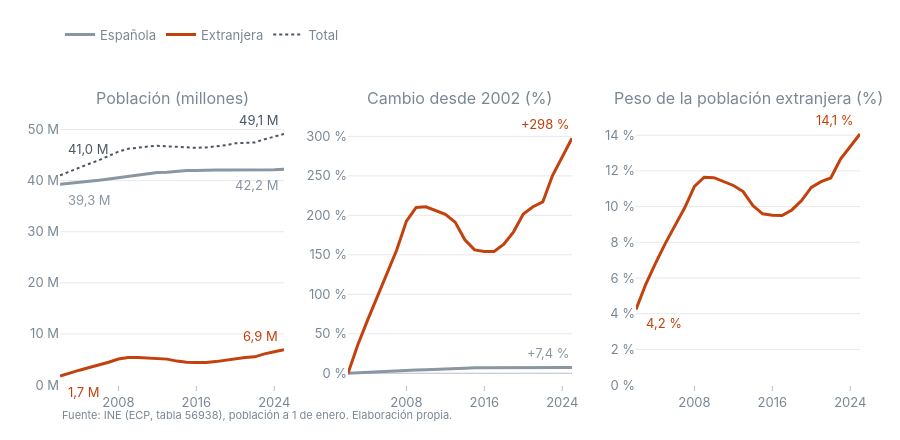

Notebook cell for this chart:
### Code cell
#| label: fig-peso-nac
#| fig-cap: "Izquierda: población española, extranjera y total (millones). Centro: cambio acumulado desde 2002 (%). Derecha: peso de la población extranjera sobre el total (%)"
fig_indice_peso(nac, "Española", "Extranjera", "la población extranjera").show()

### Figure 1 — Plotly figure (JSON) as saved in the notebook; plotly's stock layout.template omitted (floating-point values rounded to 4 significant figures)
{"data": [{"hovertemplate": "%{text}", "line": {"color": "#8a96a3", "width": 3}, "mode": "lines", "name": "Española", "text": ["39.297.299 personas", "39.465.808 personas", "39.646.666 personas", "39.866.131 personas", "40.079.053 personas", "40.335.225 personas", "40.582.643 personas", "40.852.612 personas", "41.084.042 personas", "41.354.734 personas", "41.582.186 personas", "41.648.066 personas", "41.819.392 personas", "41.971.737 personas", "41.999.550 personas", "42.079.740 personas", "42.067.748 personas", "42.068.189 personas", "42.076.772 personas", "41.998.096 personas", "41.977.681 personas", "41.995.741 personas", "42.117.413 personas", "42.216.326 personas"], "type": "scatter", "x": [2002, 2003, 2004, 2005, 2006, 2007, 2008, 2009, 2010, 2011, 2012, 2013, 2014, 2015, 2016, 2017, 2018, 2019, 2020, 2021, 2022, 2023, 2024, 2025], "xaxis": "x", "y": [39.3, 39.47, 39.65, 39.87, 40.08, 40.34, 40.58, 40.85, 41.08, 41.35, 41.58, 41.65, 41.82, 41.97, 42.0, 42.08, 42.07, 42.07, 42.08, 42.0, 41.98, 42.0, 42.12, 42.22], "yaxis": "y"}, {"hovertemplate": "%{text}", "line": {"color": "#8a96a3", "width": 3}, "mode": "lines", "name": "Española", "showlegend": false, "text": ["+0 % · 39.297.299 personas", "+0 % · 39.465.808 personas", "+1 % · 39.646.666 personas", "+1 % · 39.866.131 personas", "+2 % · 40.079.053 personas", "+3 % · 40.335.225 personas", "+3 % · 40.582.643 personas", "+4 % · 40.852.612 personas", "+5 % · 41.084.042 personas", "+5 % · 41.354.734 personas", "+6 % · 41.582.186 personas", "+6 % · 41.648.066 personas", "+6 % · 41.819.392 personas", "+7 % · 41.971.737 personas", "+7 % · 41.999.550 personas", "+7 % · 42.079.740 personas", "+7 % · 42.067.748 personas", "+7 % · 42.068.189 personas", "+7 % · 42.076.772 personas", "+7 % · 41.998.096 personas", "+7 % · 41.977.681 personas", "+7 % · 41.995.741 personas", "+7 % · 42.117.413 personas", "+7 % · 42.216.326 personas"], "type": "scatter", "x": [2002, 2003, 2004, 2005, 2006, 2007, 2008, 2009, 2010, 2011, 2012, 2013, 2014, 2015, 2016, 2017, 2018, 2019, 2020, 2021, 2022, 2023, 2024, 2025], "xaxis": "x2", "y": [0, 0.4288, 0.889, 1.448, 1.989, 2.641, 3.271, 3.958, 4.547, 5.236, 5.814, 5.982, 6.418, 6.806, 6.876, 7.08, 7.05, 7.051, 7.073, 6.873, 6.821, 6.867, 7.176, 7.428], "yaxis": "y2"}, {"hovertemplate": "%{text}", "line": {"color": "#c2410c", "width": 3}, "mode": "lines", "name": "Extranjera", "text": ["1.737.972 personas", "2.362.027 personas", "2.900.788 personas", "3.430.204 personas", "3.930.916 personas", "4.449.434 personas", "5.086.295 personas", "5.386.659 personas", "5.402.579 personas", "5.312.440 personas", "5.236.030 personas", "5.064.584 personas", "4.676.352 personas", "4.453.985 personas", "4.419.334 personas", "4.417.653 personas", "4.577.322 personas", "4.850.762 personas", "5.241.278 personas", "5.402.702 personas", "5.509.046 personas", "6.089.620 personas", "6.502.282 personas", "6.911.971 personas"], "type": "scatter", "x": [2002, 2003, 2004, 2005, 2006, 2007, 2008, 2009, 2010, 2011, 2012, 2013, 2014, 2015, 2016, 2017, 2018, 2019, 2020, 2021, 2022, 2023, 2024, 2025], "xaxis": "x", "y": [1.738, 2.362, 2.901, 3.43, 3.931, 4.449, 5.086, 5.387, 5.403, 5.312, 5.236, 5.065, 4.676, 4.454, 4.419, 4.418, 4.577, 4.851, 5.241, 5.403, 5.509, 6.09, 6.502, 6.912], "yaxis": "y"}, {"hovertemplate": "%{text}", "line": {"color": "#c2410c", "width": 3}, "mode": "lines", "name": "Extranjera", "showlegend": false, "text": ["-0 % · 1.737.972 personas", "+36 % · 2.362.027 personas", "+67 % · 2.900.788 personas", "+97 % · 3.430.204 personas", "+126 % · 3.930.916 personas", "+156 % · 4.449.434 personas", "+193 % · 5.086.295 personas", "+210 % · 5.386.659 personas", "+211 % · 5.402.579 personas", "+206 % · 5.312.440 personas", "+201 % · 5.236.030 personas", "+191 % · 5.064.584 personas", "+169 % · 4.676.352 personas", "+156 % · 4.453.985 personas", "+154 % · 4.419.334 personas", "+154 % · 4.417.653 personas", "+163 % · 4.577.322 personas", "+179 % · 4.850.762 personas", "+202 % · 5.241.278 personas", "+211 % · 5.402.702 personas", "+217 % · 5.509.046 personas", "+250 % · 6.089.620 personas", "+274 % · 6.502.282 personas", "+298 % · 6.911.971 personas"], "type": "scatter", "x": [2002, 2003, 2004, 2005, 2006, 2007, 2008, 2009, 2010, 2011, 2012, 2013, 2014, 2015, 2016, 2017, 2018, 2019, 2020, 2021, 2022, 2023, 2024, 2025], "xaxis": "x2", "y": [-1.11e-14, 35.91, 66.91, 97.37, 126.2, 156.0, 192.7, 209.9, 210.9, 205.7, 201.3, 191.4, 169.1, 156.3, 154.3, 154.2, 163.4, 179.1, 201.6, 210.9, 217.0, 250.4, 274.1, 297.7], "yaxis": "y2"}, {"hovertemplate": "%{text}", "line": {"color": "#4b5563", "dash": "dot", "width": 2}, "mode": "lines", "name": "Total", "text": ["41.035.271 personas", "41.827.836 personas", "42.547.454 personas", "43.296.335 personas", "44.009.969 personas", "44.784.659 personas", "45.668.938 personas", "46.239.271 personas", "46.486.621 personas", "46.667.175 personas", "46.818.216 personas", "46.712.650 personas", "46.495.744 personas", "46.425.722 personas", "46.418.884 personas", "46.497.393 personas", "46.645.070 personas", "46.918.951 personas", "47.318.050 personas", "47.400.798 personas", "47.486.727 personas", "48.085.361 personas", "48.619.695 personas", "49.128.297 personas"], "type": "scatter", "x": [2002, 2003, 2004, 2005, 2006, 2007, 2008, 2009, 2010, 2011, 2012, 2013, 2014, 2015, 2016, 2017, 2018, 2019, 2020, 2021, 2022, 2023, 2024, 2025], "xaxis": "x", "y": [41.04, 41.83, 42.55, 43.3, 44.01, 44.78, 45.67, 46.24, 46.49, 46.67, 46.82, 46.71, 46.5, 46.43, 46.42, 46.5, 46.65, 46.92, 47.32, 47.4, 47.49, 48.09, 48.62, 49.13], "yaxis": "y"}, {"hovertemplate": "%{y:.1f} %", "line": {"color": "#c2410c", "width": 3}, "mode": "lines", "name": "Peso de la población extranjera", "showlegend": false, "type": "scatter", "x": [2002, 2003, 2004, 2005, 2006, 2007, 2008, 2009, 2010, 2011, 2012, 2013, 2014, 2015, 2016, 2017, 2018, 2019, 2020, 2021, 2022, 2023, 2024, 2025], "xaxis": "x3", "y": [4.235, 5.647, 6.818, 7.923, 8.932, 9.935, 11.14, 11.65, 11.62, 11.38, 11.18, 10.84, 10.06, 9.594, 9.521, 9.501, 9.813, 10.34, 11.08, 11.4, 11.6, 12.66, 13.37, 14.07], "yaxis": "y3"}], "layout": {"annotations": [{"font": {"size": 16}, "showarrow": false, "text": "Población (millones)", "x": 0.14, "xanchor": "center", "xref": "paper", "y": 1, "yanchor": "bottom", "yref": "paper"}, {"font": {"size": 16}, "showarrow": false, "text": "Cambio desde 2002 (%)", "x": 0.5, "xanchor": "center", "xref": "paper", "y": 1, "yanchor": "bottom", "yref": "paper"}, {"font": {"size": 16}, "showarrow": false, "text": "Peso de la población extranjera (%)", "x": 0.86, "xanchor": "center", "xref": "paper", "y": 1, "yanchor": "bottom", "yref": "paper"}, {"font": {"color": "#8a96a3"}, "showarrow": false, "text": "39,3 M", "x": 2002, "xanchor": "left", "xref": "x", "xshift": 6, "y": 39.3, "yref": "y", "yshift": -16}, {"font": {"color": "#8a96a3"}, "showarrow": false, "text": "42,2 M", "x": 2025, "xanchor": "right", "xref": "x", "xshift": -4, "y": 42.22, "yref": "y", "yshift": -16}, {"font": {"color": "#8a96a3"}, "showarrow": false, "text": "+7,4 %", "x": 2025, "xanchor": "right", "xref": "x2", "y": 7.428, "yref": "y2", "yshift": 14}, {"font": {"color": "#c2410c"}, "showarrow": false, "text": "1,7 M", "x": 2002, "xanchor": "left", "xref": "x", "xshift": 6, "y": 1.738, "yref": "y", "yshift": -16}, {"font": {"color": "#c2410c"}, "showarrow": false, "text": "6,9 M", "x": 2025, "xanchor": "right", "xref": "x", "xshift": -4, "y": 6.912, "yref": "y", "yshift": 14}, {"font": {"color": "#c2410c"}, "showarrow": false, "text": "+298 %", "x": 2025, "xanchor": "right", "xref": "x2", "y": 297.7, "yref": "y2", "yshift": 14}, {"font": {"color": "#4b5563"}, "showarrow": false, "text": "41,0 M", "x": 2002, "xanchor": "left", "xref": "x", "xshift": 6, "y": 41.04, "yref": "y", "yshift": 26}, {"font": {"color": "#4b5563"}, "showarrow": false, "text": "49,1 M", "x": 2025, "xanchor": "right", "xref": "x", "xshift": -4, "y": 49.13, "yref": "y", "yshift": 14}, {"font": {"color": "#c2410c"}, "showarrow": false, "text": "4,2 %", "x": 2002, "xanchor": "left", "xref": "x3", "xshift": 8, "y": 4.235, "yref": "y3", "yshift": -14}, {"font": {"color": "#c2410c"}, "showarrow": false, "text": "14,1 %", "x": 2025, "xanchor": "right", "xref": "x3", "xshift": -4, "y": 14.07, "yref": "y3", "yshift": 14}, {"font": {"color": "#7a8794", "size": 11}, "showarrow": false, "text": "Fuente: INE (ECP, tabla 56938), población a 1 de enero. Elaboración propia.", "x": 0, "xanchor": "left", "xref": "paper", "y": -0.14, "yref": "paper"}], "height": 440, "hovermode": "x unified", "legend": {"y": 1.22}, "margin": {"b": 55, "l": 60, "r": 40, "t": 110}, "xaxis": {"anchor": "y", "domain": [0, 0.28], "dtick": 8}, "xaxis2": {"anchor": "y2", "domain": [0.36, 0.64], "dtick": 8}, "xaxis3": {"anchor": "y3", "domain": [0.72, 1], "dtick": 8}, "yaxis": {"anchor": "x", "domain": [0, 1], "rangemode": "tozero", "tickformat": ".0f", "ticksuffix": " M"}, "yaxis2": {"anchor": "x2", "domain": [0, 1], "range": [-14.89, 333.4], "tickformat": ",.0f", "ticksuffix": " %", "zeroline": true, "zerolinecolor": "rgba(127,127,127,.5)"}, "yaxis3": {"anchor": "x3", "domain": [0, 1], "rangemode": "tozero", "tickformat": ".0f", "ticksuffix": " %"}}}
